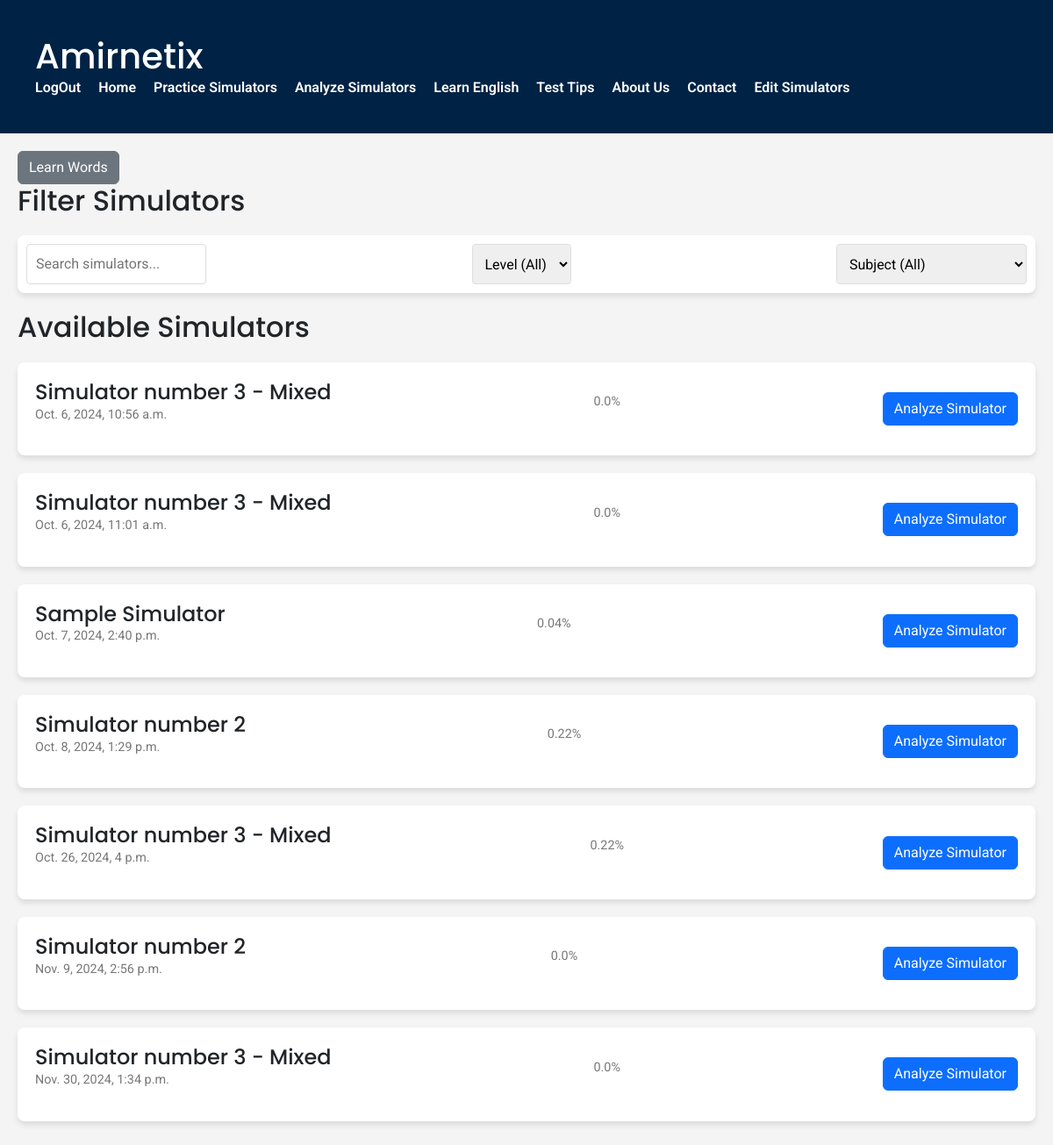
Before: /Analysis/ (signed in) with the older database file.
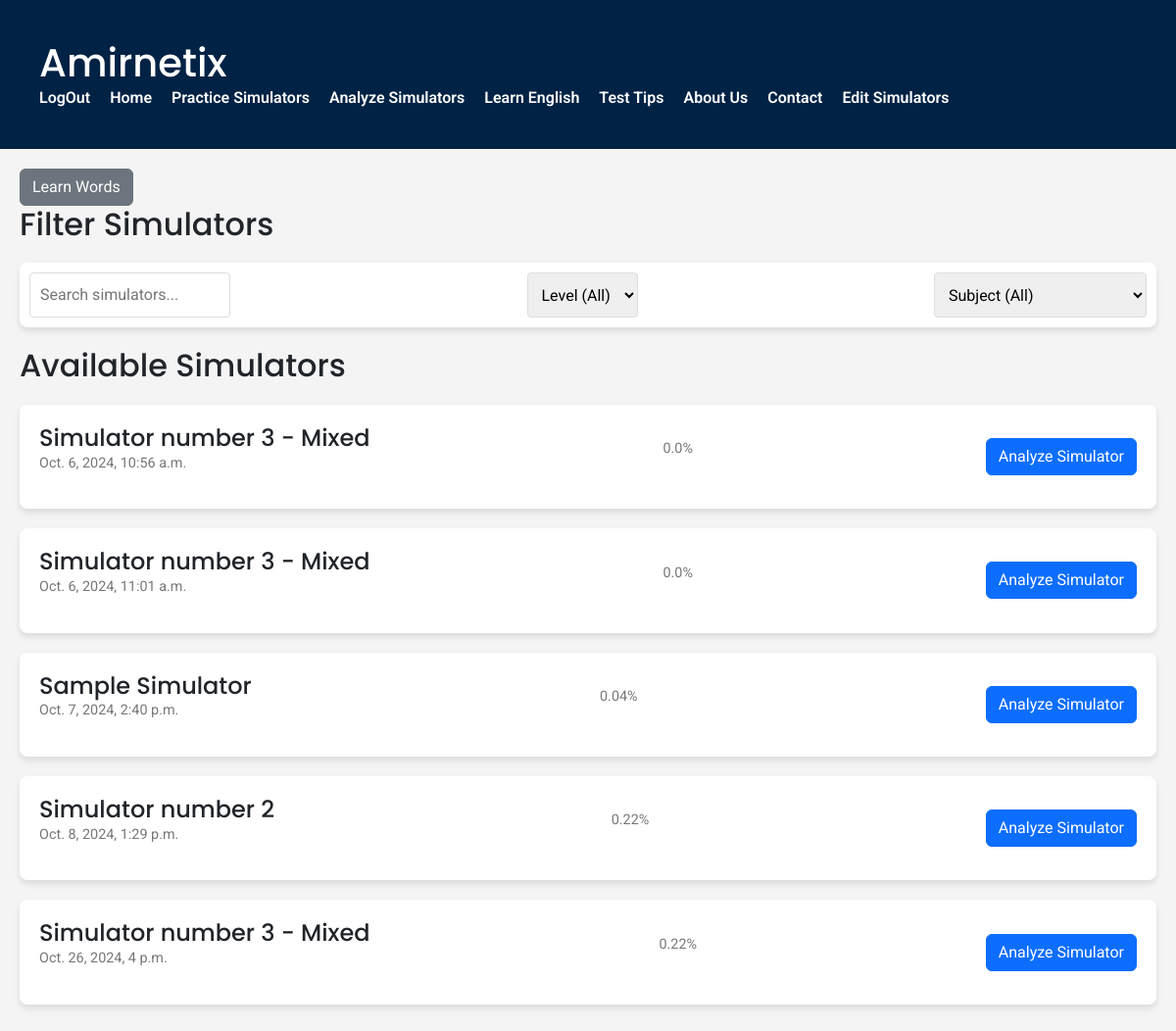
After: the same page with the newer database file.
### Simulator/models.py (models this page shows, shortened)
class SimulatorAttempt(models.Model):
    user = models.ForeignKey(CustomUser, on_delete=models.CASCADE, related_name='simulator_attempts')
    simulator = models.ForeignKey(Simulator, on_delete=models.CASCADE, related_name='attempts')
    start_time = models.DateTimeField(auto_now_add=True)
    end_time = models.DateTimeField(blank=True, null=True)
    def get_success_rate(self):
        user_answers = UserAnswer.objects.filter(simulator_attempt = self).all()
        question_cnt = Question.objects.filter(chapter__simulator = self.simulator).count()
        cnt_correct = 0
        for ans in user_answers:
            if ans.selected_option.is_correct:
                cnt_correct += 1
        return round(cnt_correct/question_cnt,2)

class Simulator(models.Model):
    name = models.CharField(max_length=100)
    description = models.TextField(blank=True, null=True)
    level = models.IntegerField(choices=SimulatorLevel.choices, default=SimulatorLevel.MIX)
    create_date = models.DateField(auto_now_add=True)

class UserAnswer(models.Model):
    user = models.ForeignKey(CustomUser, on_delete=models.CASCADE, related_name='user_answers')
    simulator_attempt = models.ForeignKey(SimulatorAttempt, on_delete=models.CASCADE, related_name='user_answers')
    question = models.ForeignKey(Question, on_delete=models.CASCADE, related_name='user_answers')
    selected_option = models.ForeignKey(AnswerOption, on_delete=models.CASCADE)
    timestamp = models.DateTimeField()
    class Meta:
        unique_together = ('user','simulator_attempt', 'question')

class AnswerOption(models.Model):
    question = models.ForeignKey(Question, on_delete=models.CASCADE, related_name='answer_options')
    order = models.PositiveIntegerField()
    description = models.CharField(max_length=255)
    hebrew_desc = models.TextField(default=None, null=True, blank=True)
    is_correct = models.BooleanField(default=False)
    class Meta:
        unique_together = ('question', 'order')
        ordering = ['order']

### Analysis/views.py (the view)
# urls.py: path("", views.index,name='analysis'),
def index(request):
    simulator_attempts = SimulatorAttempt.objects.all()
    return render(request, 'Analysis/index.html',{
        "simulator_attempts" : simulator_attempts
    })

### Analysis/templates/Analysis/index.html (shortened to what this page needs)
{% extends "Analysis/layout.html" %}
{% block body %}
    <div class="container">
        {% if user.is_authenticated %}
        <a class="btn btn-secondary" href="{% url 'english_vocab' %}">Learn Words</a>
        <h2>Filter Simulators</h2>
        <div class="filter-section">
            <input type="text" id="search-bar" placeholder="Search simulators..." onkeyup="filterSimulators()">
            <select name="level" id="level-filter" onchange="filterSimulators()">
                <option value="all">Level (All)</option>
            </select>
            <select name="subject" id="subject-filter" onchange="filterSimulators()">
                <option value="all">Subject (All)</option>
            </select>
        </div>
        <h2>Available Simulators</h2>
        <div id="simulator-list" class="simulator-list">
        {% if simulator_attempts %}
        {% for simulator_attempt in simulator_attempts %}
            <div class="simulator-card" data-level="{{simulator_attempt.simulator.level}}">
                <div>
                    <h3>{{simulator_attempt.simulator.name}}</h3>
                    <p class="details">{{simulator_attempt.start_time}}</p>
                </div>
                <div class="scores">
                    <p class="details">{{simulator_attempt.get_success_rate}}%</p>
                </div>
                <a href="{% url 'analyze_simulator' simulator_id=simulator_attempt.id%}" class="btn btn-primary">Analyze Simulator</a>
            </div>
        {% endfor %}
        {% endif %}
        </div>
        {% endif %}
    </div>
{% endblock %}

### Analysis/templates/Analysis/layout.html (shortened to what this page needs)
{% load static %}
<!DOCTYPE html>
<html lang="en">
<head>
    <link href="https://cdn.jsdelivr.net/npm/bootstrap@5.3.3/dist/css/bootstrap.min.css" rel="stylesheet">
    <link href="{% static 'Analysis/styles.css' %}" rel="stylesheet">
</head>
<body>
    <header>
        <div class="container">
            <h1>Amirnetix{% block header %}{% endblock %}</h1>
            <nav>
                <ul>
                    <li><a href="/Auth/logout">LogOut</a></li>
                    <li><a href="{% url 'home' %}">Home</a></li>
                    <li><a href="/Simulator">Practice Simulators</a></li>
                    <li><a href="/Analysis/">Analyze Simulators</a></li>
                    <li><a href="{% url 'vocab_home' %}">Learn English</a></li>
                    <li><a href="#">Test Tips</a></li>
                    <li><a href="#">About Us</a></li>
                    <li><a href="#">Contact</a></li>
                    {% if user.is_authenticated and user.is_superuser %}
                    <li><a href="/Management/">Edit Simulators</a></li>
                    {% endif %}
                </ul>
            </nav>
        </div>
    </header>
    {% block body %}
    {% endblock %}
</body>

### Analysis/static/Analysis/styles.css (style rules this page uses)
body { font-family: 'Roboto', sans-serif; margin: 0; padding: 0; background-color: #f4f4f4; }
h1, h2, h3 { font-family: 'Poppins', sans-serif; }
.container { max-width: 1200px; margin: auto; padding: 20px; justify-content: space-between; }
a { text-decoration: none; color: #333; }
header { background-color: #002244; padding: 20px; color: white; }
header h1 { margin: 0; }
nav ul { list-style: none; padding: 0; margin: 0; display: flex; }
nav ul li { margin-right: 20px; }
nav ul li a { color: white; font-weight: 600; }
.filter-section { display: flex; justify-content: space-between; margin: 20px 0; padding: 10px; background-color: #fff; border-radius: 8px; box-shadow: 0 4px 6px rgba(0, 0, 0, 0.1); }
.filter-section select, .filter-section input { padding: 10px; border-radius: 4px; border: 1px solid #ddd; }
.simulator-list { margin-top: 20px; }
.simulator-card { display: flex; justify-content: space-between; background-color: #fff; padding: 20px; border-radius: 8px; box-shadow: 0 4px 6px rgba(0, 0, 0, 0.1); margin-bottom: 20px; align-items: center; }
.simulator-card h3 { margin: 0; font-size: 1.5em; }
.simulator-card .details { font-size: 0.9em; color: #777; }

Changed rows visible on the page:
removed SimulatorAttempt: simulator.name "Simulator number 2", start_time "Nov. 9, 2024, 2:56 p.m.", get_success_rate "0.0"
removed SimulatorAttempt: simulator.name "Simulator number 3 - Mixed", start_time "Nov. 30, 2024, 1:34 p.m.", get_success_rate "0.0"
